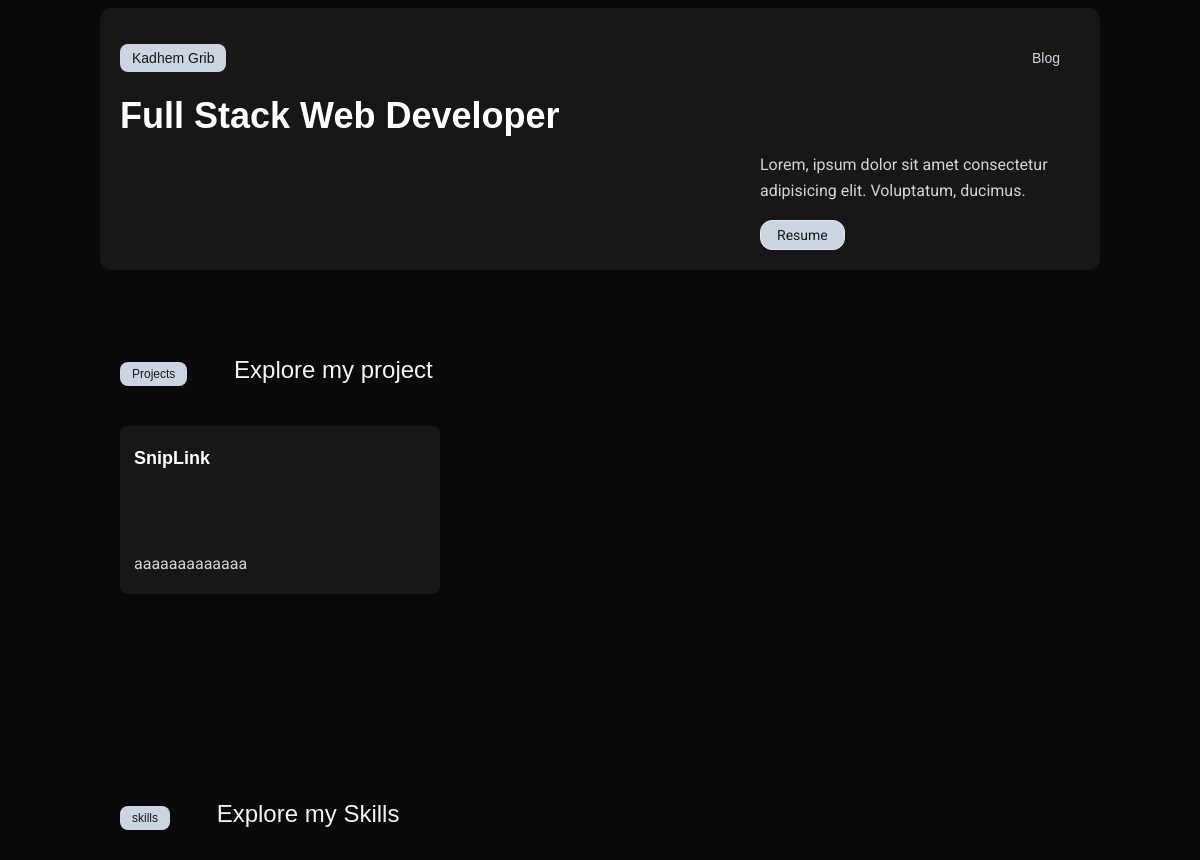
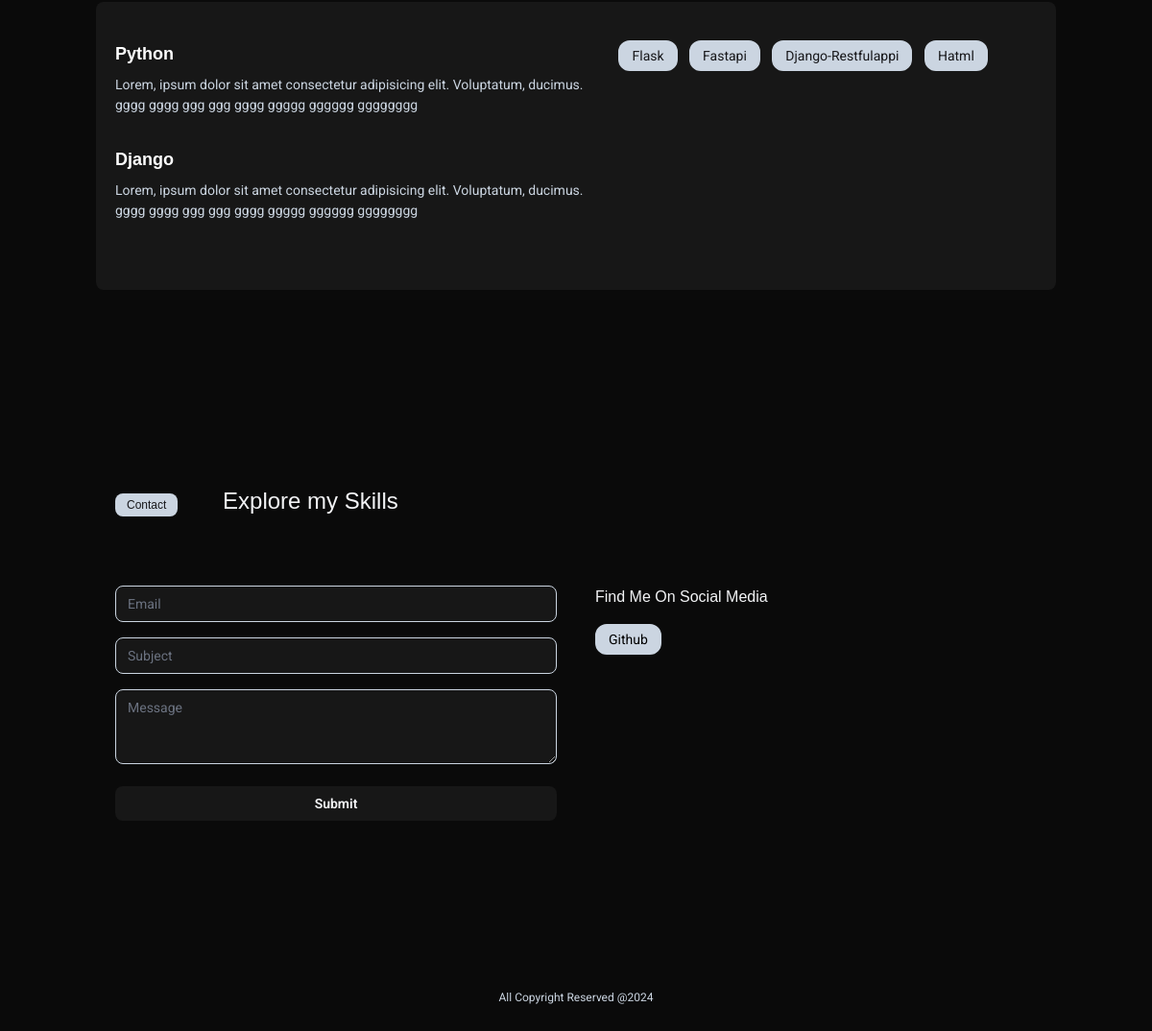
The page / on the database its author committed (2 pictures, top to bottom).
### portfolio/models.py (models this page shows, shortened)
class Project(models.Model):
    name = models.CharField(max_length=50)
    slug = models.SlugField(null=True , blank=True)
    description = models.TextField(default='')
    thumbnail = models.ImageField(upload_to='projects')
    video = models.URLField(max_length=200, null=True , blank=True)
    github = models.URLField(max_length=200)
    demo = models.URLField(max_length=200 , null=True , blank=True)
    objects = models.Manager()
    tags = TaggableManager()

class Skill(models.Model):
    name = models.CharField(max_length=50)
    description = models.TextField(default='' , null=True , blank=True)
    def __str__(self) :
        return self.name

class Account(models.Model):
    name = models.CharField(max_length=50)
    link = models.URLField(max_length=200)

### portfolio/views.py (the view)
# urls.py: path('' , views.home , name="home"),
def home(request):
    projects = Project.objects.all()
    skills = Skill.objects.filter(description = '')
    descripted_skills = Skill.objects.all().exclude(description = '')
    form = MessageForm()
    accounts = Account.objects.all()
    context = {
        'projects': projects,
        'skills': skills ,
        'descripted_skills' : descripted_skills,
        'form' : form ,
        'accounts' : accounts ,
    }
    return render(request , 'portfolio/home.html' , context)

### portfolio/forms.py
class MessageForm(forms.ModelForm):
    class Meta :
        model = Message
        fields = ['email' , 'subject' , 'body']

### portfolio/templates/portfolio/home.html (shortened to what this page needs)
{% extends "base.html" %}
{% block content %}
<section class="w-11/12 md:w-10/12 mx-auto py-5 md:px-10 px-5 bg-neutral-900 rounded-xl mt-2 mb-2">
    {% include "portfolio/includes/home_header.html" %}
</section>
<section class="w-11/12 md:w-10/12  mx-auto pt-14 pb-32 md:px-10 px-5">
    {% include "portfolio/includes/projects.html" %}
</section>
<section class="w-11/12 md:w-10/12 mx-auto py-14 pt-14 pb-32">
    {% include "portfolio/includes/skills.html" %}
</section>
<section class="w-11/12 md:w-10/12 mx-auto py-14 md:px-10 px-5">
    {% include "portfolio/includes/contact.html" %}
</section>
{% include "portfolio/includes/footer.html" %}
{% endblock content %}

### theme/templates/base.html (shortened to what this page needs)
{% load static tailwind_tags %}
<!DOCTYPE html>
<html lang="en">
	<head>
		<link href="https://fonts.cdnfonts.com/css/pirulen" rel="stylesheet">
		{% tailwind_css %}
	</head>
	<body class="leading-normal tracking-normal font-Pirulen bg-neutral-950">
		{% block content %}{% endblock content %}
	</body>
</html>

### portfolio/templates/portfolio/includes/home_header.html
{% load static %}
{% include "portfolio/includes/navbar.html" %}
<div>
    <h3 class="font-bold text-2xl md:text-4xl py-4 text-white leading-normal">
        Full Stack Web Developer
    </h3>
</div>
<div class="md:grid md:grid-cols-3">
    <div class="col-span-2 hidden md:block"></div>
    <div>
        <p class="font-roboto leading-relaxed text-gray-300">
            Lorem, ipsum dolor sit amet consectetur adipisicing elit. Voluptatum, ducimus.
        </p>
        <button class="  bg-slate-300 text-zinc-900 border-[1px]  rounded-xl px-4 py-1 text-sm mt-4 font-roboto  "> Resume </button>
    </div>
</div>

### portfolio/templates/portfolio/includes/navbar.html
<nav class=" mx-auto pt-4 pb-2  justify-between  text-zinc-900 flex">
    <div>
        <span class="py-1 px-3 inline-block font-medium rounded-lg  bg-slate-300 text-zinc-900 text-sm"> <a href="{% url "home" %}"> Kadhem Grib </a> </span>
    </div>
    <div class="">
        <span class=" px-3 py-1 text-slate-300 mr-2 inline-block text-sm"> <a href="https://medium.com/@kadhem.grib" target="_blank"> Blog </a> </span>
    </div>
</nav>

### portfolio/templates/portfolio/includes/projects.html
<h1 class="text-2xl mb-3 text-wrap py-5 text-gray-100">
    <span class="inline-block rounded-lg  bg-slate-300 text-zinc-900 py-1 px-3 text-xs mr-10 mb-2"> Projects </span> Explore my project
</h1>
{% if projects %}
<div class="grid lg:grid-cols-3 sm:grid-cols-1  md:grid-cols-2 space-y-2 space-x-2">
{% for project in projects %}
    <a href="{% url "project_detail" project.slug %}">
        <div class="border-2  border-zinc-900 rounded-lg px-3 py-4 bg-neutral-900 hover:border-[2px] hover:border-slate-300 ">
            <h3 class="mb-20 text-lg font-bold text-white"> {{project.name}} </h3>
            <p class="font-roboto text-gray-300"> {{project.description}} </p>
        </div>
    </a>
{% endfor %}
</div>
{% else %}
<div class="w-full text-center">
    <p> there isno projects ! </p>
</div>
{% endif %}

### portfolio/templates/portfolio/includes/skills.html (shortened to what this page needs)
<h1 class="text-gray-100 text-2xl mb-3 text-wrap py-5 px-5">
    <span class="inline-block rounded-lg  bg-slate-300 text-zinc-900 py-1 px-3 text-xs mr-10"> skills  </span> Explore my Skills
</h1>
{% if skills %}
<div class="rounded-lg bg-neutral-900 px-5 py-10 text-white md:flex">
    <div  class="w-full  pr-5 text-clip mb-8 md:mb-0 md:w-[60%] " >
        {% for skill in descripted_skills %}
            <div class="mb-8">
                <h4 class="font-bold text-lg mb-2"> {{skill}} </h4>
                <p class="text-slate-300 block text-wrap  w-full text-sm font-roboto leading-normal">
                    {{skill.description}} gggg gggg ggg ggg gggg ggggg gggggg gggggggg
                </p>
            </div>
        {% endfor %}
    </div>
    <div class="max-w-lg md:w-2/4">
        {% for skill in skills %}
            <span class="border-2 border-slate-300 bg-slate-300 rounded-xl py-1 px-3 hover:bg-neutral-900 hover:text-slate-300 mr-2 mb-3 inline-block text-sm text-zinc-900 font-roboto">
                {{skill}}
            </span>
        {% endfor %}
    </div>
</div>
{% else %}
<p> there isno projects </p>
{% endif %}

### portfolio/templates/portfolio/includes/contact.html (shortened to what this page needs)
{% load widget_tweaks %}
<h1 class="text-2xl mb-3 text-wrap text-gray-100 py-5">
    <span class="inline-block rounded-lg  bg-slate-300 text-zinc-900 py-1 px-3 text-xs mr-10"> Contact  </span> Explore my Skills
</h1>
<div class=" py-10 md:flex">
    <div  class="w-full md:w-3/4 lg:w-2/4 pr-5 text-clip sm:mb-5" >
        <form method='post'>
            <div class="mb-4 w-full ">
                {% render_field form.email class+="w-full rounded-lg border-[1px] border-slate-300 bg-neutral-900 text-sm text-slate-300 font-roboto " placeholder="Email" %}
            </div>
           <div class="mb-4 w-full">
                {% render_field form.subject class+="w-full rounded-lg border-[1px] border-slate-300 text-sm text-slate-300 font-roboto bg-neutral-900" placeholder="Subject" %}
             </div>
            <div class="mb-4">
                {% render_field form.body class+="w-full rounded-lg border-[1px] border-slate-300 text-sm text-slate-300 font-roboto bg-neutral-900" placeholder="Message" rows="3" %}
            </div>
            <div class="mt-2">
                <input hx-post="{% url "create_message" %}" hx-target="#message" hx-swap="innerHTML" hx-trigger="click" class="rounded-lg text-gray-100 bg-neutral-900 font-roboto font-semibold text-sm w-full px-5 py-2 hover:bg-slate-300 hover:text-zinc-900" type="submit">
            </div>
        </form>
    </div>
    <div class="max-w-lg mt-8 md:mt-0 md:pl-5">
       <h4 class="text-gray-100">
         Find Me On Social Media
       </h4>
       <div class="mt-4">
        {% for account in accounts %}
        <a class="border-2 border-slate-300 bg-slate-300 rounded-xl py-1 px-3 hover:bg-neutral-900 hover:text-slate-300 mr-2 mb-3 inline-block text-sm font-roboto" href="{{account.link}}" target="_blank">
            {{account.name}}
        </a>
        {% endfor %}
       </div>
    </div>
</div>

### portfolio/templates/portfolio/includes/footer.html
<footer class="rounded-lg px-5 py-10 w-[80%] mx-auto mb-5">
<div class="max-w-2xl mx-auto py-5 text-xs text-slate-300 text-center font-roboto">
    All Copyright Reserved @2024
</div>
</footer>

### rows shown on the page
Project: name "SnipLink", description "aaaaaaaaaaaaa"
Skill: name "Python", description "Lorem, ipsum dolor sit amet consectetur adipisicing elit. Voluptatum, ducimus."
Skill: name "Django", description "Lorem, ipsum dolor sit amet consectetur adipisicing elit. Voluptatum, ducimus."
Skill: name "Flask"
Skill: name "Fastapi"
Skill: name "Django-Restfulappi"
Skill: name "Hatml"
Account: name "Github"
